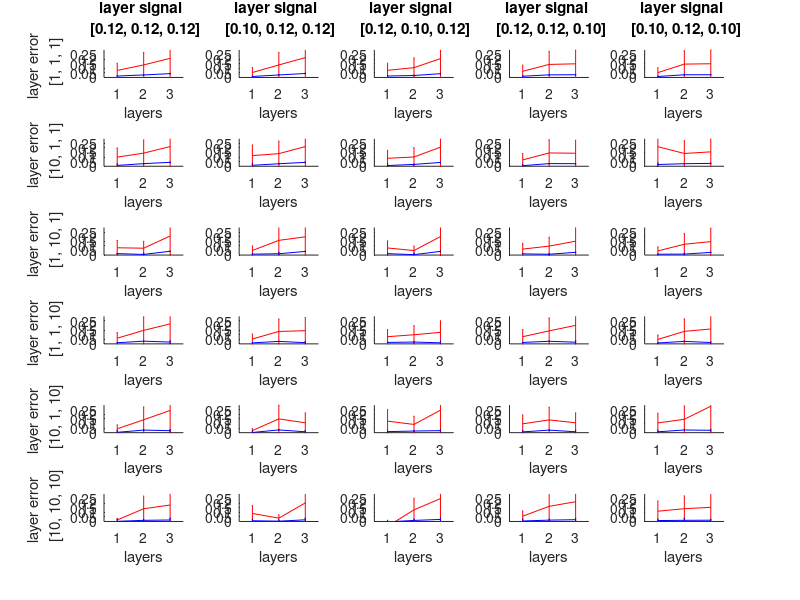

The MATLAB script that drew this image:
clear
close all 
clc

% Generate data (ignoring BOLD-response convolution) for 3 layers

b_stim_V = [0.12 0.12 0.12; ...
            0.10 0.12 0.12; ...
            0.12 0.10 0.12;...
            0.12 0.12 0.10;...
            0.10 0.12 0.10]; % param for V stim -> zscore shows maximum in middle layers

b_stim_A = 0.05;
b_H = 10;
b_const = 1;

% design matrix
x_V = repmat([1 1 0 0 0 1 1 0 0 0 0 0 0 0 1 1 0 1 0 1], 1, 1000)';
x_A = repmat([0 0 1 1 1 0 0 0 0 0 0 0 0 0 0 0 1 0 1 0], 1, 1000)';
x_H = repmat([1 1 1 1 1 0 1 1 1 1 0 0 0 1 1 1 0 0 0 0], 1, 1000)';  %% cond of no interest

X = [x_V x_A x_H ones(length(x_V),1)];

% Noise
mu = 0; sigma = 1;

nbSim = 10;

Layer_scale_signal = [1 2 3]; % assume linear scaling similar to Makuerkiaga

% scaling for ERRROR ??? do we know anything about this???
Layer_scale_error = [1 1 1; ...
                    10 1 1; ...
                    1 10 1; ...
                    1 1 10; ...
                    10 1 10; ...
                    10 10 10]; 
NbLayers = length(Layer_scale_signal);              

figure

for i_layer_scale_error = 1 : size(Layer_scale_error,1)
    for b_num = 1 : size(b_stim_V,1)
        for sim = 1 : nbSim

            for layer = 1 : NbLayers

                % generate data for each layer
                y(:,layer) = ...
                    Layer_scale_signal(layer) * (x_V * b_stim_V(b_num,layer) ...
                    + x_A * b_stim_A ...
                    + ones(length(x_V),1)*b_const) ...
                    + x_H*b_H ...
                    + Layer_scale_error(i_layer_scale_error,layer) * normrnd(mu, sigma, length(x_V), 1); %#ok<*SAGROW>

                % estimate stimulus A vs. V beta  without z-scoring
                %         beta(:,layer) = pinv(X)*y(:,layer);
                beta(:,layer) = regress(y(:,layer), X);
                stim_effect(sim,layer) =  beta(1,layer) -  beta(2,layer);

                % estimate stimulus A vs. V beta  with z-scoring
                %         beta_zscore(:,layer) = pinv(X)*zscore(y(:,layer));                
                beta_zscore(:,layer) = regress(zscore(y(:,layer)),X);
        
                stim_effect_zscore(sim,layer) =  beta_zscore(1,layer) -  beta_zscore(2,layer);

            end


        end

        stim_mean = mean(stim_effect);
        stim_std = mean(stim_effect);
        
        stim_zscore_mean = mean(stim_effect_zscore);
        stim_zscore_std = std(stim_effect_zscore);

        subplot(...
            size(Layer_scale_error,1), ...
            size(b_stim_V,1), ...
            (i_layer_scale_error-1) * size(b_stim_V,1) + b_num )
        
        hold on
        
%         plot([1 2 3], stim_mean, 'r'); 
%         plot([1 2 3], stim_zscore_mean, 'b')

        errorbar(1:3, stim_mean, stim_std, 'r'); 
        errorbar(1:3, stim_zscore_mean, stim_zscore_std, 'b')
        
        if b_num == 1
            ylabel(sprintf('layer error \n [%i, %i, %i]', ...
                Layer_scale_error(i_layer_scale_error,:) ) )
        end
        
        if i_layer_scale_error == 1
            title(sprintf('layer signal \n [%0.2f, %0.2f, %0.2f]', ...
                b_stim_V(b_num,:) ) )
        end
        
        set(gca, 'xtick', 1:3, 'xticklabel', 1:3)
        axis([0.5 3.5 0 .3])
        xlabel('layers')
        
%         signal        
%         plot([1 2 3], b_stim_V(b_num,:), 'g')

%         signal scaled by layer factor
%         plot([1 2 3], b_stim_V(b_num,:).*Layer_scale_signal, 'k')

        

    end
end
